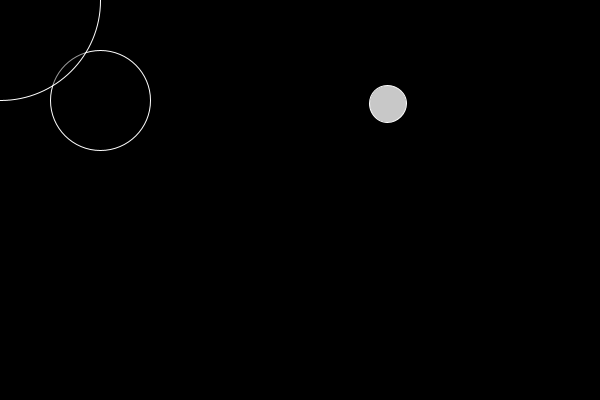
Frame 1 (no input)
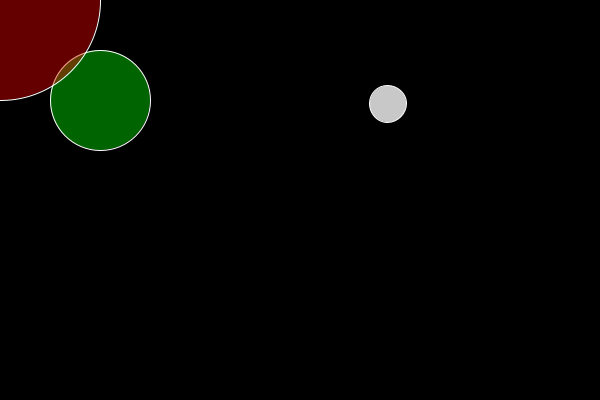
Frame 60 (the mouse pressed at the canvas centre just before this capture)
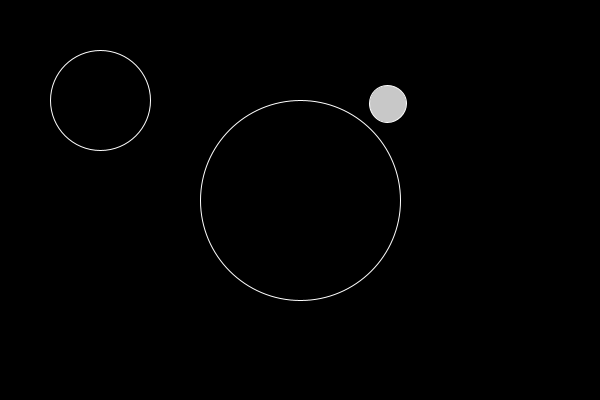
Frame 120 (the mouse held since frame 60 and released just before this capture)

The Processing sketch that drew these frames (run headless with seeded random() and noise(); from frame 60 on, the mouse is pressed at the canvas centre):

// Processing sketch: particulas_p2
// ── particulas_p2.pde
Particula p1;
Particula p2;
Particula p3;

void setup() {
  size(600, 400);
  p1 =  new Particula(100, 100, 50);
  p2 = new Particula(500, 200, 100);
  p3 = new Particula();
}

void draw() {
  background(0);
  
  //quando o objeto toca o outro surge um novo objeto
  /*float d = dist(p1.x, p1.y, p2.x, p2.y);
  if (d < p1.r + p2.r) {
    fill(255, 0, 0);
    ellipse(300, 200, 12, 12);  
  }*/
  
    p1.sobrepor(p2);

  p2.x = mouseX;
  p2.y = mouseY;

  p1.display();
  p2.display();
  p3.display();
}

// ── v2.pde
class Particula {
  float x, y;
  float r;
  color cor;

  Particula() {
    x = random(width);
    y = random(height);
    r = random(4, 19);
    cor = color(200);
  }

  Particula(float tempX, float tempY, float tempR) {
    x = tempX;
    y = tempY;
    r = tempR;
  }

  void sobrepor(Particula other) {
    float d = dist(x, y, other.x, other.y);
    if (d < r + other.r) {
      cor = color(0, 255, 0, 100);
      other.cor = color(255, 0, 0, 100);
    } else {
      cor = color(0, 100);
      other.cor = color(0, 100);
    }
  }

  void display() {
    stroke(255);
    fill(cor);
    ellipse(x, y, r*2, r*2);
  }
}
